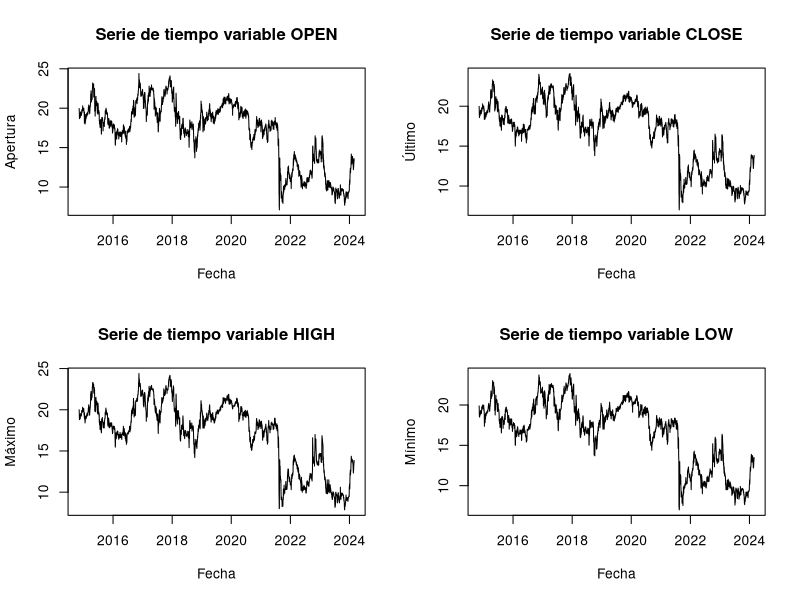

Write the R code that produced this figure.
# Trabajo Series de Tiempo
# Serie: Precio de acciones del grupo Argos
# Características: 
# - Mediciones diarias (días laborales lun-vie)
# - Precio de la acción medido en pesos 

# Grupo 2
# Script elaborado por Sebastian Gil, Cesar Prieto, Gabriel Peña


# Librerías y directorio ----
library(readxl)
library(readr)

# Importanción y reconocimiento de la base ----
data <- read_delim("Datos/G_ARGOS.csv", delim = ";", escape_double = FALSE, 
                   col_types = cols(Fecha = col_date(format = "%d/%m/%Y")), 
                   trim_ws = TRUE)

colnames(data)
head(data)

summary(data)

attach(data)
par(mfrow = c(2,2))
plot(x = Fecha , y = Apertura ,type = "l", main = 'Serie de tiempo variable OPEN')
plot(x = Fecha , y = Último , type = "l", main = 'Serie de tiempo variable CLOSE')
plot(x = Fecha , y = Máximo , type = "l", main = 'Serie de tiempo variable HIGH')
plot(x = Fecha , y = Mínimo , type = "l", main = 'Serie de tiempo variable LOW')

# Análisis descriptivo y exploratorio de la serie

# Esto es una línea de prueba, de SEBAS GIL
